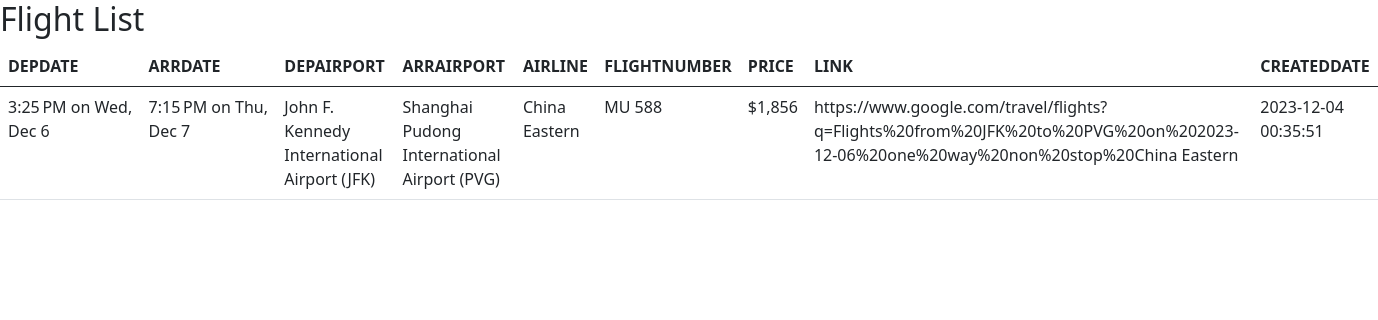
Before: / with the older database file.
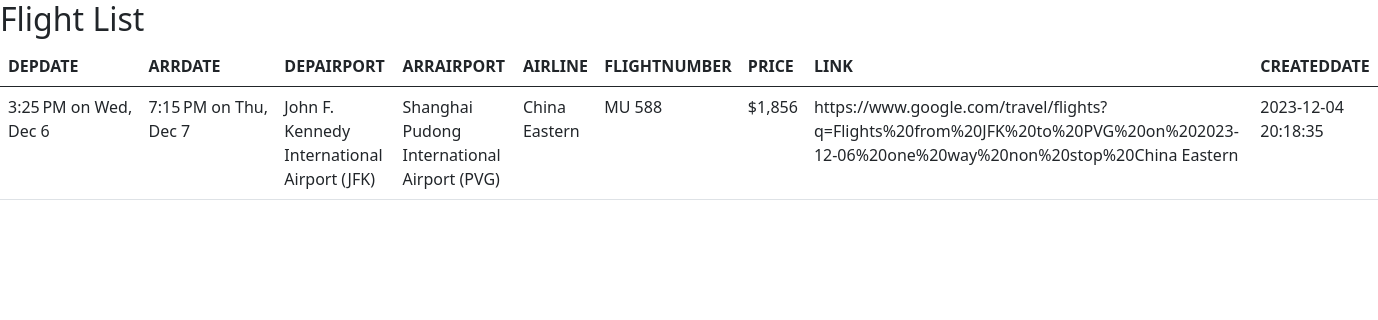
After: the same page with the newer database file.
### tables this page shows
CREATE TABLE FLIGHTINFO(
    DRP_DATETIME TEXT, 
    ARR_DATETIME TEXT, 
    DEP_AIRPORT TEXT, 
    ARR_AIRPORT TEXT, 
    AIRLINE TEXT, 
    FLIGHTNUMBER TEXT, 
    PRICE TEXT, 
    LINK TEXT, 
    CREATEDDATE TEXT
    );

### app.py (the view)
@app.route('/')
def index():
    conn = get_db()
    posts = conn.execute('SELECT * FROM FLIGHTINFO').fetchall()
    conn.close()
    return render_template('index.html', flight_lists=posts)

### app.py (called while the page is built)
def get_db():
    db = getattr(g, '_database', None)
    if db is None:
        db = g._database = sqlite3.connect(DATABASE)
        db.row_factory = sqlite3.Row
    return db

@app.teardown_appcontext
def close_connection(exception):
    db = getattr(g, '_database', None)
    if db is not None:
        db.close()

### template/index.html (shortened to what this page needs)
<!DOCTYPE html>
<html lang="en-US" dir="ltr">
<head>
    <link rel="stylesheet"
	href="https://cdn.jsdelivr.net/npm/bootstrap@5.0.2/dist/css/bootstrap.min.css" >
</head>
<body>
    <h2>Flight List</h2>
    <table class="table">
        <thead>
            <tr>
            <th scope="col">DEPDATE</th>
            <th scope="col">ARRDATE</th>
            <th scope="col">DEPAIRPORT</th>
            <th scope="col">ARRAIRPORT</th>
            <th scope="col">AIRLINE</th>
            <th scope="col">FLIGHTNUMBER</th>
            <th scope="col">PRICE</th>
            <th scope="col">LINK</th>
            <th scope="col">CREATEDDATE</th>
            </tr>
        </thead>
        <tbody>
            {% for fl in flight_lists %}
                <tr>
                    <td>{{ fl['DRP_DATETIME']}}</td>
                    <td>{{ fl['ARR_DATETIME']}}</td>
                    <td>{{ fl['DEP_AIRPORT']}}</td>
                    <td>{{ fl['ARR_AIRPORT']}}</td>
                    <td>{{ fl['AIRLINE']}}</td>
                    <td>{{ fl['FLIGHTNUMBER']}}</td>
                    <td>{{ fl['PRICE']}}</td>
                    <td>{{ fl['LINK']}}</td>
                    <td>{{ fl['CREATEDDATE']}}</td>
                </tr>
            {% endfor %}
        </tbody>
    </table>
</body>

Changed rows visible on the page:
changed FLIGHTINFO "3:25 PM on Wed, Dec 6": CREATEDDATE "2023-12-04 00:35:51" → "2023-12-04 20:18:35"
